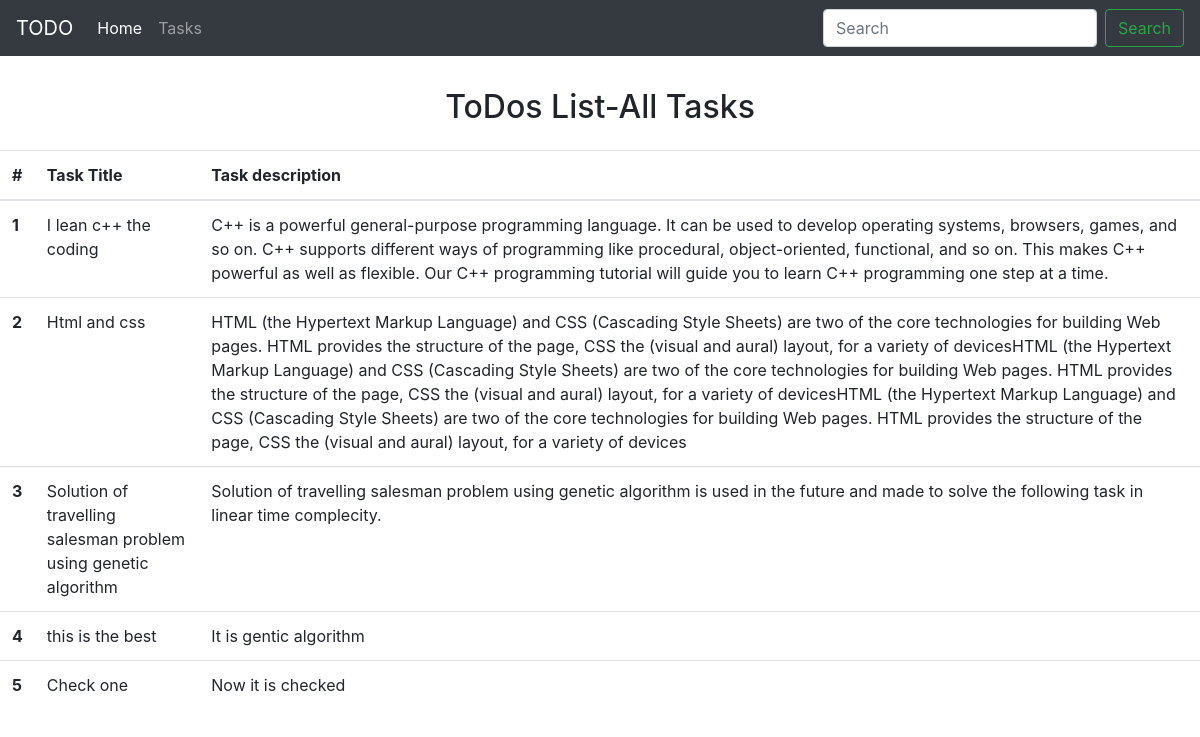
The page /tasks on the database its author committed.
### home/models.py (models this page shows, shortened)
class Task(models.Model):
    taskTitle=models.CharField(max_length=30)
    taskDesc=models.TextField()
    time=models.DateTimeField(auto_now_add=True)

### home/views.py (the view)
# urls.py: path('tasks',views.tasks,name='tasks')
def tasks(request):
    alltask= Task.objects.all()
    context={'tasks':alltask}
    return render(request,'tasks.html',context)

### templates/tasks.html (shortened to what this page needs)
  <!doctype html>
  <html lang="en">
    <head>
      <link rel="stylesheet" href="https://stackpath.bootstrapcdn.com/bootstrap/4.5.2/css/bootstrap.min.css">
    </head>
    <body>
      <nav class="navbar navbar-expand-lg navbar-dark bg-dark">
    <a class="navbar-brand" href="/">TODO</a>
    <div class="collapse navbar-collapse" id="navbarSupportedContent">
      <ul class="navbar-nav mr-auto">
        <li class="nav-item active">
          <a class="nav-link" href="/">Home <span class="sr-only">(current)</span></a>
        </li>
        <li class="nav-item">
          <a class="nav-link" href="/tasks">Tasks</a>
        </li>
      </ul>
      <form class="form-inline my-2 my-lg-0">
        <input class="form-control mr-sm-2" type="search" placeholder="Search" aria-label="Search">
        <button class="btn btn-outline-success my-2 my-sm-0" type="submit">Search</button>
      </form>
    </div>
  </nav>
  <div class="conatiner my-3">
      <h2 class="text-center py-3"> ToDos List-All Tasks </h2>
      <table class="table">
    <thead>
      <tr>
        <th scope="col">#</th>
        <th scope="col">Task Title</th>
        <th scope="col">Task description</th>
      </tr>
    </thead>
    <tbody>
      {% for task in tasks%}
      <tr>
        <th scope="row">{{forloop.counter}}</th>
        <td>{{task.taskTitle}}</td>
        <td>{{task.taskDesc}}</td>
      </tr>
      {% endfor %}
    </tbody>
  </table>
  </div>
    </body>
  </html>

### rows shown on the page
Task: taskTitle "I lean c++ the coding", taskDesc "C++ is a powerful general-purpose programming language. It can be used to develop operating systems, browsers, games, and so on. C++ supports different ways of programming like procedural, object-oriented, functional, and so on. This makes C++ powerful as well as flexible. Our C++ programming tutorial will guide you to learn C++ programming one step at a time."
Task: taskTitle "Html and css", taskDesc "HTML (the Hypertext Markup Language) and CSS (Cascading Style Sheets) are two of the core technologies for building Web pages. HTML provides the structure of the page, CSS the (visual and aural) layout, for a variety of devicesHTML (the Hypertext Markup Language) and CSS (Cascading Style Sheets) are two of the core technologies for building Web pages. HTML provides the structure of the page, CSS the (visual and aural) layout, for a variety of devicesHTML (the Hypertext Markup Language) and CSS (Cascading Style Sheets) are two of the core technologies for building Web pages. HTML provides the structure of the page, CSS the (visual and aural) layout, for a variety of devices"
Task: taskTitle "Solution of travelling salesman problem using genetic algorithm", taskDesc "Solution of travelling salesman problem using genetic algorithm is used in the future and made to solve the following task in linear time complecity."
Task: taskTitle "this is the best", taskDesc "It is gentic algorithm"
Task: taskTitle "Check one", taskDesc "Now it is checked"
